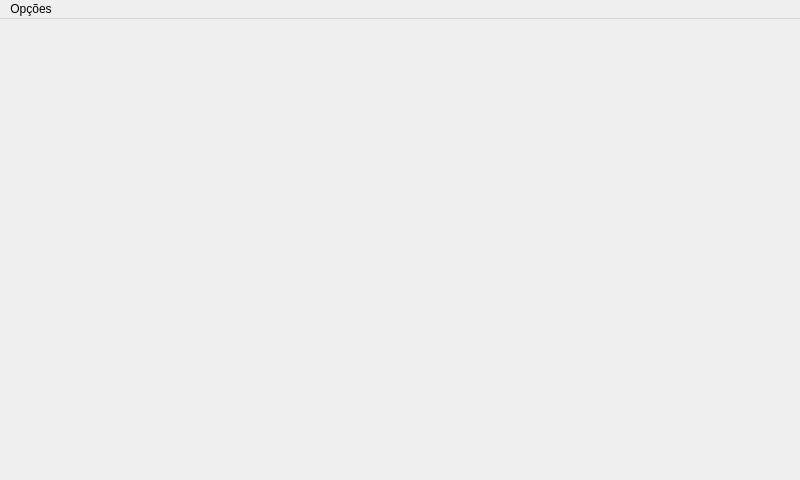
<?xml version="1.0" encoding="UTF-8"?>
<ui version="4.0">
 <class>MainWindow</class>
 <widget class="QMainWindow" name="MainWindow">
  <property name="geometry">
   <rect>
    <x>0</x>
    <y>0</y>
    <width>800</width>
    <height>480</height>
   </rect>
  </property>
  <property name="windowTitle">
   <string>MainWindow</string>
  </property>
  <widget class="QWidget" name="centralWidget"/>
  <widget class="QMenuBar" name="menuBar">
   <property name="geometry">
    <rect>
     <x>0</x>
     <y>0</y>
     <width>800</width>
     <height>21</height>
    </rect>
   </property>
   <widget class="QMenu" name="menuOp_es">
    <property name="title">
     <string>Opções</string>
    </property>
    <addaction name="actionLogout"/>
    <addaction name="actionExibir_Conversas"/>
   </widget>
   <addaction name="menuOp_es"/>
  </widget>
  <action name="actionLogout">
   <property name="text">
    <string>Logout</string>
   </property>
  </action>
  <action name="actionExibir_Conversas">
   <property name="text">
    <string>Exibir Conversas</string>
   </property>
  </action>
 </widget>
 <layoutdefault spacing="6" margin="11"/>
 <resources/>
 <connections/>
</ui>
